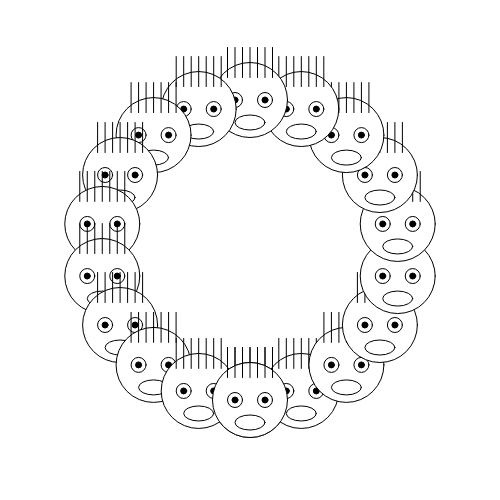
Frame 1 (no input)
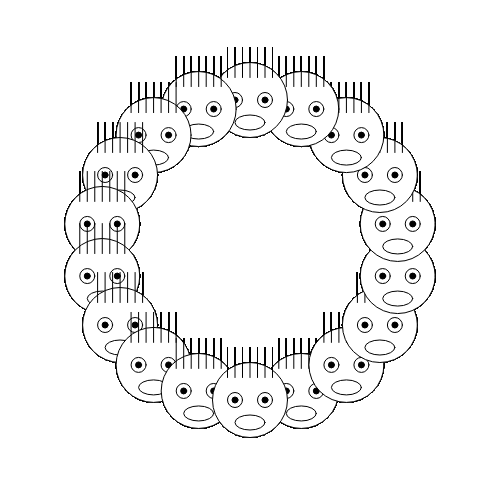
Frame 60 (no input)
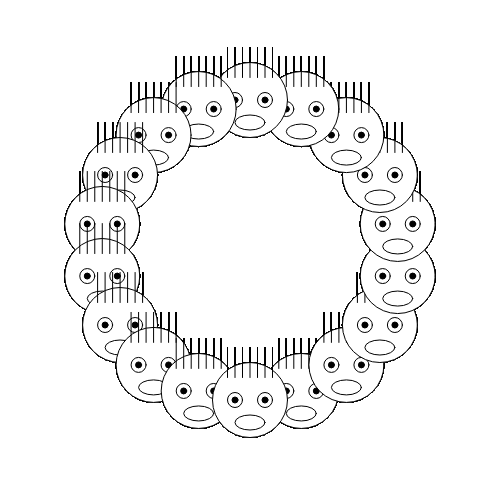
Frame 120 (the mouse pressed at the canvas centre since frame 60)

The p5.js sketch that drew these frames (run headless with seeded random() and noise() and a simulated clock; from frame 60 on, the mouse is pressed at the canvas centre):

// p5.js sketch
// ── sketch.js
// 函数setup() : 准备阶段
function setup() {
	// 创建画布，宽度640像素，高度480像素
	// 画布的坐标系统为，左上角坐标为（0，0），
	// x方向水平向右，y方向垂直向下，单位像素
	createCanvas(500,500);
}

// 函数draw()：作画阶段
function draw() {	
	var theta = 0;
	var radius = 150;
	var cnt = 0;
	while(theta<TWO_PI)
	{
		var x = sin(theta) * radius;
		var y = cos(theta) * radius;

		drawConfuseFace(250+x,250+y,radius*0.5,0.4,0.2,0.2);

		theta += TWO_PI/18;	
		// 预防死循环
		cnt ++;
		if(cnt>1000)
		{
			break;
		}
	}
}

// 画懵逼脸
function drawConfuseFace(
	posX, posY,  // 脸部中心位置
	faceSize,  // 脸部尺寸
	scaleMouth,  // 嘴巴尺度比例，相对于脸部尺寸
	scaleLEye,  // 左眼尺度比例， 相对于脸部尺寸
	scaleREye) // 右眼尺度比例， 相对于脸部尺寸
{
	//  -------------- 1 画脸 --------------- 
	fill(255);// 填充白色
	ellipse(posX,posY,faceSize,faceSize);// 圆圈
	
	//  -------------- 2 画眼睛 --------------- 
	// 2.1 计算眼睛相对于脸中心点的偏移量
	var EyeOffsetX = 0.2 * faceSize; // 眼睛横向偏移量为脸部尺寸的0.2倍
	var EyeOffsetY = 0 * faceSize; // 眼睛纵向偏移量为脸部尺寸的0倍

	// 2.2 计算眼睛尺寸
	// 左右眼尺寸
	var LEyeSize = faceSize * scaleLEye; 
	var REyeSize = faceSize * scaleREye;
	// 左右眼珠尺寸
	var LIrisSize = LEyeSize * 0.4;
	var RIrisSize = REyeSize * 0.4;
	
	// 2.2 画出左眼	
	fill(255);// 填充白色
	ellipse(
		posX-EyeOffsetX, // 脸的中心位置向左偏移EyeOffsetX
		posY+EyeOffsetY, // 脸的中心位置向下偏移EyeOffsetY
		LEyeSize,
		LEyeSize);
	
	// 2.3 画出右眼	
	fill(255);// 填充白色
	ellipse(
		posX+EyeOffsetX,
		posY+EyeOffsetY,
		REyeSize,
		REyeSize); 	
	
	// 5 左眼珠
	fill(0);// 填充黑色	
	ellipse(
		posX-EyeOffsetX, // 位置与左眼一样
		posY+EyeOffsetY,
		LIrisSize, // 尺寸则采用比左眼小的尺寸
		LIrisSize);
	
	// 6 右眼珠
	fill(0);// 填充黑色	
	ellipse(
		posX+EyeOffsetX,
		posY+EyeOffsetY,
		RIrisSize,
		RIrisSize);	
	
	//  -------------- 3 画嘴巴 ---------------
	// 3.1 计算嘴巴相对于脸部中心位置的偏移量
	var MouthOffsetX = 0.0;
	var MouthOffsetY = 0.3*faceSize;

	// 3.2 计算嘴巴尺寸
	var MouthWidth = faceSize * scaleMouth;
	var MouthHeight = MouthWidth/2.0;
	
	// 3.3 画出嘴巴
	fill(255); // 填充白色
	ellipse(
		posX + MouthOffsetX,
		posY + MouthOffsetY,
		MouthWidth,
		MouthHeight);	
	
	//  -------------- 4 画头发 --------------- 	
	var offsetX01 = -0.3;
	// while(bool Condition){}:
	// 当条件满足时，就执行{}内容，然后再判断()的条件
	var count = 0;
	while(offsetX01<0.4) 
	{
		drawOneHair(posX,posY,faceSize,offsetX01);
		// 警戒：必须要让while()括号中的条件会变成false
		offsetX01 += 0.1; // += 运算符用途：A+=B 等价于 A=A+B;

		if(count>99999)
		{
			break;
		}
		count ++;
	}	
}

// 绘制一根头发
function drawOneHair(
	faceX,faceY, // 脸的中心位置
	faceSize, // 脸的尺寸
	offsetXOnFaceSize) // 头发X坐标的的偏移量，以脸部尺寸为单位尺寸
{
	// ------------- 1 计算尺寸和位置 ---------//
	// 头发相对脸部中心的Y偏移量
	var HairOffsetY = faceSize * 0.3;	
	// 计算X偏移量
	var offsetX = offsetXOnFaceSize * faceSize;
	// 头发长度
	var HairLength = faceSize * 0.4;

	// --------------- 2 画头发 ---------------//
	line(
		faceX + offsetX,
		faceY - HairOffsetY,
		faceX + offsetX,
		faceY - (HairOffsetY + HairLength) );
}
